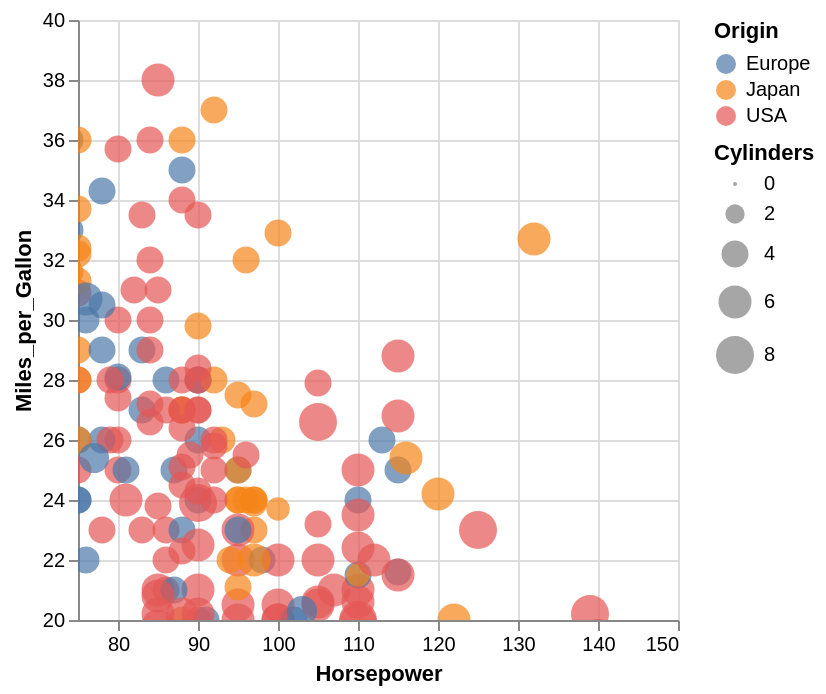

Vega-Lite specification stored for this chart:
### Vega-Lite specification from a JSON file in a GitHub repository (floating-point values rounded to 4 significant figures; data arrays with more than 128 entries replaced by an {"elided": "..."} marker saying what was removed)
{"$schema": "https://vega.github.io/schema/vega-lite/v4.json", "data": {"values": {"elided": "406 records"}}, "selection": {"brush": {"type": "interval", "translate": "[mousedown[event.shiftKey], window:mouseup] > window:mousemove!"}}, "mark": {"type": "circle", "clip": true}, "encoding": {"x": {"field": "Horsepower", "type": "quantitative", "scale": {"domain": [75, 150]}}, "y": {"field": "Miles_per_Gallon", "type": "quantitative", "scale": {"domain": [20, 40]}}, "size": {"field": "Cylinders", "type": "quantitative"}, "color": {"condition": {"selection": "brush", "field": "Origin", "type": "nominal"}, "value": "grey"}}}
